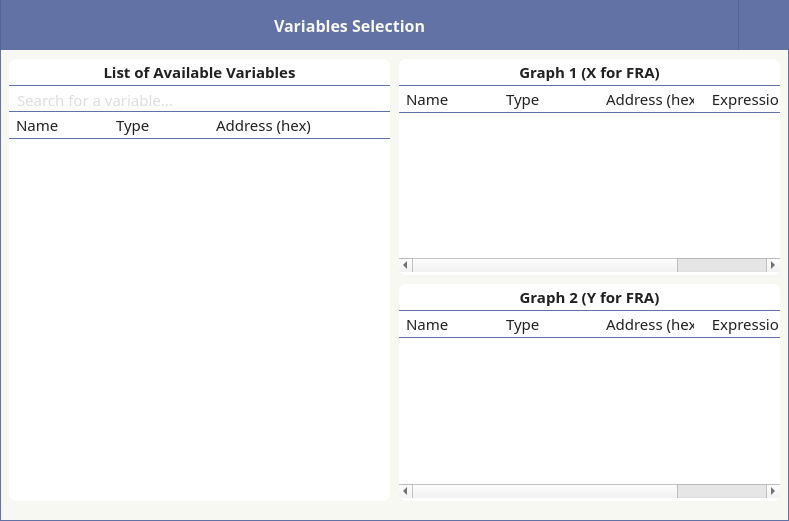
<?xml version="1.0" encoding="UTF-8"?>
<ui version="4.0">
 <class>Window_Main</class>
 <widget class="QMainWindow" name="Window_Main">
  <property name="geometry">
   <rect>
    <x>0</x>
    <y>0</y>
    <width>789</width>
    <height>521</height>
   </rect>
  </property>
  <property name="windowTitle">
   <string>Variables Selection</string>
  </property>
  <property name="styleSheet">
   <string notr="true">QWidget {
	font-family: Droid Sans;
	font-size: 15px;
    color: #212121;
}

QTableWidget::item {
	font-family: Open Sans;
	font-size: 15px;
}
</string>
  </property>
  <widget class="QWidget" name="centralwidget">
   <layout class="QGridLayout" name="gridLayout_2">
    <property name="leftMargin">
     <number>0</number>
    </property>
    <property name="topMargin">
     <number>0</number>
    </property>
    <property name="rightMargin">
     <number>0</number>
    </property>
    <property name="bottomMargin">
     <number>0</number>
    </property>
    <property name="spacing">
     <number>0</number>
    </property>
    <item row="0" column="0">
     <widget class="QFrame" name="frameTop">
      <property name="minimumSize">
       <size>
        <width>0</width>
        <height>50</height>
       </size>
      </property>
      <property name="maximumSize">
       <size>
        <width>16777215</width>
        <height>50</height>
       </size>
      </property>
      <property name="styleSheet">
       <string notr="true">#frameTop {
	border-bottom: 1px solid #566490
}</string>
      </property>
      <property name="frameShape">
       <enum>QFrame::Shape::NoFrame</enum>
      </property>
      <property name="frameShadow">
       <enum>QFrame::Shadow::Raised</enum>
      </property>
      <layout class="QHBoxLayout" name="horizontalLayout_15">
       <property name="spacing">
        <number>0</number>
       </property>
       <property name="leftMargin">
        <number>0</number>
       </property>
       <property name="topMargin">
        <number>0</number>
       </property>
       <property name="rightMargin">
        <number>0</number>
       </property>
       <property name="bottomMargin">
        <number>0</number>
       </property>
       <item>
        <widget class="QFrame" name="frameTop_1">
         <property name="minimumSize">
          <size>
           <width>0</width>
           <height>50</height>
          </size>
         </property>
         <property name="maximumSize">
          <size>
           <width>16777215</width>
           <height>50</height>
          </size>
         </property>
         <property name="styleSheet">
          <string notr="true">#frameTop_1 {	
	background-color: #6272a4;
	border-left:1px solid #566490;
	border-right:1px solid #566490;
}</string>
         </property>
         <property name="frameShape">
          <enum>QFrame::Shape::NoFrame</enum>
         </property>
         <property name="frameShadow">
          <enum>QFrame::Shadow::Raised</enum>
         </property>
         <layout class="QGridLayout" name="gridLayout_3">
          <property name="leftMargin">
           <number>0</number>
          </property>
          <property name="topMargin">
           <number>0</number>
          </property>
          <property name="rightMargin">
           <number>5</number>
          </property>
          <property name="bottomMargin">
           <number>0</number>
          </property>
          <property name="horizontalSpacing">
           <number>5</number>
          </property>
          <property name="verticalSpacing">
           <number>0</number>
          </property>
          <item row="0" column="1">
           <widget class="QLabel" name="label_4">
            <property name="font">
             <font>
              <family>Droid Sans</family>
              <pointsize>-1</pointsize>
              <bold>true</bold>
             </font>
            </property>
            <property name="styleSheet">
             <string notr="true">QLabel {
	color: #f8f8f2;
	font-size: 16px;
}</string>
            </property>
            <property name="text">
             <string>Variables Selection</string>
            </property>
           </widget>
          </item>
          <item row="0" column="0">
           <spacer name="horizontalSpacer_12">
            <property name="orientation">
             <enum>Qt::Orientation::Horizontal</enum>
            </property>
            <property name="sizeHint" stdset="0">
             <size>
              <width>372</width>
              <height>20</height>
             </size>
            </property>
           </spacer>
          </item>
          <item row="0" column="2">
           <spacer name="horizontalSpacer_13">
            <property name="orientation">
             <enum>Qt::Orientation::Horizontal</enum>
            </property>
            <property name="sizeHint" stdset="0">
             <size>
              <width>372</width>
              <height>20</height>
             </size>
            </property>
           </spacer>
          </item>
          <item row="0" column="3">
           <widget class="QPushButton" name="pushButtonHelp">
            <property name="minimumSize">
             <size>
              <width>28</width>
              <height>28</height>
             </size>
            </property>
            <property name="maximumSize">
             <size>
              <width>28</width>
              <height>28</height>
             </size>
            </property>
            <property name="styleSheet">
             <string notr="true">QPushButton {	
	background-color: rgba(255, 255, 255, 0);
	border: none; 
	border-radius: 5px;
	color: white;
}

QPushButton:hover {
	background-color: #7284b9;
	border-style: solid;
	color: white;
}
QPushButton:pressed {
	background-color: #566490;
	border-style: solid;
	color: white;
}</string>
            </property>
            <property name="text">
             <string/>
            </property>
            <property name="icon">
             <iconset resource="q_resources.qrc">
              <normaloff>:/icons/icons/icon_help.png</normaloff>:/icons/icons/icon_help.png</iconset>
            </property>
            <property name="iconSize">
             <size>
              <width>20</width>
              <height>20</height>
             </size>
            </property>
           </widget>
          </item>
         </layout>
        </widget>
       </item>
       <item>
        <widget class="QFrame" name="frameTop_2">
         <property name="minimumSize">
          <size>
           <width>50</width>
           <height>50</height>
          </size>
         </property>
         <property name="maximumSize">
          <size>
           <width>16777215</width>
           <height>50</height>
          </size>
         </property>
         <property name="styleSheet">
          <string notr="true">#frameTop_2 {	
	background-color: #6272a4;
}</string>
         </property>
         <property name="frameShape">
          <enum>QFrame::Shape::NoFrame</enum>
         </property>
         <property name="frameShadow">
          <enum>QFrame::Shadow::Raised</enum>
         </property>
         <layout class="QHBoxLayout" name="horizontalLayout_13">
          <property name="spacing">
           <number>5</number>
          </property>
          <property name="leftMargin">
           <number>5</number>
          </property>
          <property name="topMargin">
           <number>0</number>
          </property>
          <property name="rightMargin">
           <number>5</number>
          </property>
          <property name="bottomMargin">
           <number>0</number>
          </property>
          <item>
           <widget class="QPushButton" name="pushButtonCloseApp">
            <property name="minimumSize">
             <size>
              <width>28</width>
              <height>28</height>
             </size>
            </property>
            <property name="maximumSize">
             <size>
              <width>28</width>
              <height>16777215</height>
             </size>
            </property>
            <property name="styleSheet">
             <string notr="true">QPushButton {	
	background-color: rgba(255, 255, 255, 0);
	border: none; 
	border-radius: 5px;
	color: white;
}

QPushButton:hover {
	background-color:  #D21F3C;
	border-style: solid;
	border-radius: 4px;
	color: white;
}
QPushButton:pressed {
	background-color: #B31431;
	border-style: solid;
	border-radius: 4px;
	color: white;
}</string>
            </property>
            <property name="text">
             <string/>
            </property>
            <property name="icon">
             <iconset resource="q_resources.qrc">
              <normaloff>:/icons/icons/icon_close.png</normaloff>:/icons/icons/icon_close.png</iconset>
            </property>
           </widget>
          </item>
         </layout>
        </widget>
       </item>
      </layout>
     </widget>
    </item>
    <item row="1" column="0">
     <widget class="QFrame" name="frameContent">
      <property name="styleSheet">
       <string notr="true">#frameContent {
	background-color: #f8f8f2;
	border-left: 1px solid #6272a4;
	border-bottom: 1px solid #6272a4;
	border-right: 1px solid #6272a4;
}</string>
      </property>
      <property name="frameShape">
       <enum>QFrame::Shape::NoFrame</enum>
      </property>
      <property name="frameShadow">
       <enum>QFrame::Shadow::Raised</enum>
      </property>
      <layout class="QGridLayout" name="gridLayout_7">
       <property name="leftMargin">
        <number>0</number>
       </property>
       <property name="topMargin">
        <number>0</number>
       </property>
       <property name="rightMargin">
        <number>0</number>
       </property>
       <property name="bottomMargin">
        <number>0</number>
       </property>
       <property name="spacing">
        <number>0</number>
       </property>
       <item row="0" column="0">
        <layout class="QGridLayout" name="gridLayout_6">
         <property name="leftMargin">
          <number>9</number>
         </property>
         <property name="topMargin">
          <number>9</number>
         </property>
         <property name="rightMargin">
          <number>9</number>
         </property>
         <property name="bottomMargin">
          <number>0</number>
         </property>
         <property name="spacing">
          <number>9</number>
         </property>
         <item row="0" column="0" rowspan="2">
          <widget class="QFrame" name="frameLine_1">
           <property name="styleSheet">
            <string notr="true">#frameLine_1 {
	background: white;
	border: 0px solid #6272a4;
	border-radius: 7px;
}</string>
           </property>
           <property name="frameShape">
            <enum>QFrame::Shape::StyledPanel</enum>
           </property>
           <property name="frameShadow">
            <enum>QFrame::Shadow::Raised</enum>
           </property>
           <layout class="QGridLayout" name="gridLayout_5">
            <property name="leftMargin">
             <number>0</number>
            </property>
            <property name="topMargin">
             <number>3</number>
            </property>
            <property name="rightMargin">
             <number>0</number>
            </property>
            <property name="bottomMargin">
             <number>3</number>
            </property>
            <property name="horizontalSpacing">
             <number>0</number>
            </property>
            <property name="verticalSpacing">
             <number>3</number>
            </property>
            <item row="0" column="0">
             <widget class="QLabel" name="label_3">
              <property name="minimumSize">
               <size>
                <width>0</width>
                <height>0</height>
               </size>
              </property>
              <property name="maximumSize">
               <size>
                <width>16777215</width>
                <height>20</height>
               </size>
              </property>
              <property name="font">
               <font>
                <family>Droid Sans</family>
                <pointsize>-1</pointsize>
                <bold>true</bold>
               </font>
              </property>
              <property name="styleSheet">
               <string notr="true"/>
              </property>
              <property name="text">
               <string>List of Available Variables</string>
              </property>
              <property name="alignment">
               <set>Qt::AlignmentFlag::AlignCenter</set>
              </property>
             </widget>
            </item>
            <item row="1" column="0">
             <layout class="QVBoxLayout" name="verticalLayout">
              <property name="spacing">
               <number>0</number>
              </property>
              <item>
               <widget class="QLineEdit" name="lineEditSearchVariable">
                <property name="sizePolicy">
                 <sizepolicy hsizetype="Expanding" vsizetype="Preferred">
                  <horstretch>0</horstretch>
                  <verstretch>0</verstretch>
                 </sizepolicy>
                </property>
                <property name="minimumSize">
                 <size>
                  <width>0</width>
                  <height>23</height>
                 </size>
                </property>
                <property name="maximumSize">
                 <size>
                  <width>16777215</width>
                  <height>23</height>
                 </size>
                </property>
                <property name="styleSheet">
                 <string notr="true">QLineEdit {
    color: #babbbd;
	background-color: white;
	/*border-bottom: 1px solid #6272a4;*/
	border-top: 1px solid #6272a4;
	padding-top: 3px;
	padding-bottom: -2px;
	padding-left: 5px;
}

QLineEdit:focus {
    color: black;
}</string>
                </property>
                <property name="text">
                 <string/>
                </property>
                <property name="frame">
                 <bool>true</bool>
                </property>
                <property name="placeholderText">
                 <string>Search for a variable...</string>
                </property>
               </widget>
              </item>
              <item>
               <widget class="QTableWidget" name="tableWidgetVariables">
                <property name="minimumSize">
                 <size>
                  <width>320</width>
                  <height>0</height>
                 </size>
                </property>
                <property name="contextMenuPolicy">
                 <enum>Qt::ContextMenuPolicy::CustomContextMenu</enum>
                </property>
                <property name="styleSheet">
                 <string notr="true">QTableWidget {
	background-color: white;
	border-radius: 5px;
	border: none;
	padding-top: 3px;
}

QHeaderView::section
{
	background-color: white;
	color: #212121;
	border-style: none;
	border-top: 1px solid #6272a4;
	border-bottom: 1px solid #6272a4;
	padding-left: 7px;
	padding-right: 5px;
	padding-top: 3px;
	padding-bottom: 3px;
	height: 20px;
}

QTableView::item:selected {
	color: #212121;
	background:#adc9ff;
}</string>
                </property>
                <property name="frameShape">
                 <enum>QFrame::Shape::NoFrame</enum>
                </property>
                <property name="editTriggers">
                 <set>QAbstractItemView::EditTrigger::NoEditTriggers</set>
                </property>
                <property name="showDropIndicator" stdset="0">
                 <bool>false</bool>
                </property>
                <property name="dragEnabled">
                 <bool>true</bool>
                </property>
                <property name="dragDropOverwriteMode">
                 <bool>false</bool>
                </property>
                <property name="dragDropMode">
                 <enum>QAbstractItemView::DragDropMode::DragOnly</enum>
                </property>
                <property name="alternatingRowColors">
                 <bool>false</bool>
                </property>
                <property name="selectionMode">
                 <enum>QAbstractItemView::SelectionMode::SingleSelection</enum>
                </property>
                <property name="selectionBehavior">
                 <enum>QAbstractItemView::SelectionBehavior::SelectRows</enum>
                </property>
                <property name="showGrid">
                 <bool>true</bool>
                </property>
                <attribute name="horizontalHeaderVisible">
                 <bool>true</bool>
                </attribute>
                <attribute name="horizontalHeaderHighlightSections">
                 <bool>false</bool>
                </attribute>
                <attribute name="horizontalHeaderStretchLastSection">
                 <bool>true</bool>
                </attribute>
                <attribute name="verticalHeaderVisible">
                 <bool>false</bool>
                </attribute>
                <attribute name="verticalHeaderDefaultSectionSize">
                 <number>26</number>
                </attribute>
                <attribute name="verticalHeaderHighlightSections">
                 <bool>false</bool>
                </attribute>
                <column>
                 <property name="text">
                  <string>Name</string>
                 </property>
                 <property name="textAlignment">
                  <set>AlignLeading|AlignVCenter</set>
                 </property>
                </column>
                <column>
                 <property name="text">
                  <string>Type</string>
                 </property>
                 <property name="textAlignment">
                  <set>AlignLeading|AlignVCenter</set>
                 </property>
                </column>
                <column>
                 <property name="text">
                  <string>Address (hex)</string>
                 </property>
                 <property name="textAlignment">
                  <set>AlignLeading|AlignVCenter</set>
                 </property>
                </column>
               </widget>
              </item>
             </layout>
            </item>
           </layout>
          </widget>
         </item>
         <item row="0" column="1">
          <widget class="QFrame" name="frameLineGraph1">
           <property name="styleSheet">
            <string notr="true">#frameLineGraph1 {
	background: white;
	border: 0px solid #6272a4;
	border-radius: 7px;
}</string>
           </property>
           <property name="frameShape">
            <enum>QFrame::Shape::StyledPanel</enum>
           </property>
           <property name="frameShadow">
            <enum>QFrame::Shadow::Raised</enum>
           </property>
           <layout class="QGridLayout" name="gridLayout_4">
            <property name="leftMargin">
             <number>0</number>
            </property>
            <property name="topMargin">
             <number>3</number>
            </property>
            <property name="rightMargin">
             <number>0</number>
            </property>
            <property name="bottomMargin">
             <number>3</number>
            </property>
            <property name="spacing">
             <number>0</number>
            </property>
            <item row="0" column="0">
             <widget class="QLabel" name="label_2">
              <property name="minimumSize">
               <size>
                <width>0</width>
                <height>20</height>
               </size>
              </property>
              <property name="maximumSize">
               <size>
                <width>16777215</width>
                <height>20</height>
               </size>
              </property>
              <property name="font">
               <font>
                <family>Droid Sans</family>
                <pointsize>-1</pointsize>
                <italic>false</italic>
                <bold>true</bold>
               </font>
              </property>
              <property name="styleSheet">
               <string notr="true"/>
              </property>
              <property name="text">
               <string>Graph 1 (X for FRA)</string>
              </property>
              <property name="alignment">
               <set>Qt::AlignmentFlag::AlignCenter</set>
              </property>
             </widget>
            </item>
            <item row="1" column="0">
             <widget class="QTableWidget" name="tableWidgetVariableSelected_1">
              <property name="sizePolicy">
               <sizepolicy hsizetype="Expanding" vsizetype="Expanding">
                <horstretch>0</horstretch>
                <verstretch>0</verstretch>
               </sizepolicy>
              </property>
              <property name="minimumSize">
               <size>
                <width>320</width>
                <height>0</height>
               </size>
              </property>
              <property name="contextMenuPolicy">
               <enum>Qt::ContextMenuPolicy::CustomContextMenu</enum>
              </property>
              <property name="styleSheet">
               <string notr="true">QTableWidget {
	background-color: white;
	border-radius: 5px;
	border: none;
	padding-top: 3px;
}

QHeaderView::section:horizontal
{
	background-color: white;
	color: #212121;
	border-style: none;
	border-top: 1px solid #6272a4;
	border-bottom: 1px solid #6272a4;
	padding-left: 7px;
	padding-right: 5px;
	padding-top: 3px;
	padding-bottom: 3px;
	height: 20px;
}

QHeaderView
{
	background-color: white;
}

QTableCornerButton::section {
    background-color: white;
	border-top: 1px solid #6272a4;
	border-bottom: 1px solid #6272a4;
}

QTableView::item:selected {
	color: #212121;
	background:#adc9ff;
}</string>
              </property>
              <property name="frameShape">
               <enum>QFrame::Shape::NoFrame</enum>
              </property>
              <property name="frameShadow">
               <enum>QFrame::Shadow::Sunken</enum>
              </property>
              <property name="editTriggers">
               <set>QAbstractItemView::EditTrigger::NoEditTriggers</set>
              </property>
              <property name="showDropIndicator" stdset="0">
               <bool>false</bool>
              </property>
              <property name="dragEnabled">
               <bool>false</bool>
              </property>
              <property name="dragDropOverwriteMode">
               <bool>false</bool>
              </property>
              <property name="dragDropMode">
               <enum>QAbstractItemView::DragDropMode::DropOnly</enum>
              </property>
              <property name="defaultDropAction">
               <enum>Qt::DropAction::IgnoreAction</enum>
              </property>
              <property name="alternatingRowColors">
               <bool>false</bool>
              </property>
              <property name="selectionMode">
               <enum>QAbstractItemView::SelectionMode::SingleSelection</enum>
              </property>
              <property name="selectionBehavior">
               <enum>QAbstractItemView::SelectionBehavior::SelectRows</enum>
              </property>
              <property name="showGrid">
               <bool>true</bool>
              </property>
              <attribute name="horizontalHeaderHighlightSections">
               <bool>false</bool>
              </attribute>
              <attribute name="horizontalHeaderStretchLastSection">
               <bool>true</bool>
              </attribute>
              <attribute name="verticalHeaderVisible">
               <bool>true</bool>
              </attribute>
              <attribute name="verticalHeaderHighlightSections">
               <bool>false</bool>
              </attribute>
              <column>
               <property name="text">
                <string>Name</string>
               </property>
               <property name="textAlignment">
                <set>AlignLeading|AlignVCenter</set>
               </property>
              </column>
              <column>
               <property name="text">
                <string>Type</string>
               </property>
               <property name="textAlignment">
                <set>AlignLeading|AlignVCenter</set>
               </property>
              </column>
              <column>
               <property name="text">
                <string>Address (hex)</string>
               </property>
               <property name="textAlignment">
                <set>AlignLeading|AlignVCenter</set>
               </property>
              </column>
              <column>
               <property name="text">
                <string>Expression</string>
               </property>
              </column>
             </widget>
            </item>
           </layout>
          </widget>
         </item>
         <item row="1" column="1">
          <widget class="QFrame" name="frameLineGraph2">
           <property name="styleSheet">
            <string notr="true">#frameLineGraph2 {
	background: white;
	border: 0px solid #6272a4;
	border-radius: 7px;
}</string>
           </property>
           <property name="frameShape">
            <enum>QFrame::Shape::StyledPanel</enum>
           </property>
           <property name="frameShadow">
            <enum>QFrame::Shadow::Raised</enum>
           </property>
           <layout class="QGridLayout" name="gridLayout">
            <property name="leftMargin">
             <number>0</number>
            </property>
            <property name="topMargin">
             <number>3</number>
            </property>
            <property name="rightMargin">
             <number>0</number>
            </property>
            <property name="bottomMargin">
             <number>3</number>
            </property>
            <property name="spacing">
             <number>0</number>
            </property>
            <item row="0" column="0">
             <widget class="QLabel" name="label">
              <property name="minimumSize">
               <size>
                <width>0</width>
                <height>20</height>
               </size>
              </property>
              <property name="maximumSize">
               <size>
                <width>16777215</width>
                <height>20</height>
               </size>
              </property>
              <property name="font">
               <font>
                <family>Droid Sans</family>
                <pointsize>-1</pointsize>
                <italic>false</italic>
                <bold>true</bold>
               </font>
              </property>
              <property name="styleSheet">
               <string notr="true"/>
              </property>
              <property name="text">
               <string>Graph 2 (Y for FRA)</string>
              </property>
              <property name="alignment">
               <set>Qt::AlignmentFlag::AlignCenter</set>
              </property>
             </widget>
            </item>
            <item row="1" column="0">
             <widget class="QTableWidget" name="tableWidgetVariableSelected_2">
              <property name="sizePolicy">
               <sizepolicy hsizetype="Expanding" vsizetype="Expanding">
                <horstretch>0</horstretch>
                <verstretch>0</verstretch>
               </sizepolicy>
              </property>
              <property name="minimumSize">
               <size>
                <width>320</width>
                <height>0</height>
               </size>
              </property>
              <property name="contextMenuPolicy">
               <enum>Qt::ContextMenuPolicy::CustomContextMenu</enum>
              </property>
              <property name="styleSheet">
               <string notr="true">QTableWidget {
	background-color: white;
	border-radius: 5px;
	border: none;
	padding-top: 3px;
}

QHeaderView::section:horizontal
{
	background-color: white;
	color: #212121;
	border-style: none;
	border-top: 1px solid #6272a4;
	border-bottom: 1px solid #6272a4;
	padding-left: 7px;
	padding-right: 5px;
	padding-top: 3px;
	padding-bottom: 3px;
	height: 20px;
}

QHeaderView
{
	background-color: white;
}

QTableCornerButton::section {
    background-color: white;
	border-top: 1px solid #6272a4;
	border-bottom: 1px solid #6272a4;
}

QTableView::item:selected {
	color: #212121;
	background:#adc9ff;
}</string>
              </property>
              <property name="frameShape">
               <enum>QFrame::Shape::NoFrame</enum>
              </property>
              <property name="editTriggers">
               <set>QAbstractItemView::EditTrigger::NoEditTriggers</set>
              </property>
              <property name="showDropIndicator" stdset="0">
               <bool>false</bool>
              </property>
              <property name="dragEnabled">
               <bool>false</bool>
              </property>
              <property name="dragDropOverwriteMode">
               <bool>false</bool>
              </property>
              <property name="dragDropMode">
               <enum>QAbstractItemView::DragDropMode::DropOnly</enum>
              </property>
              <property name="defaultDropAction">
               <enum>Qt::DropAction::IgnoreAction</enum>
              </property>
              <property name="alternatingRowColors">
               <bool>false</bool>
              </property>
              <property name="selectionMode">
               <enum>QAbstractItemView::SelectionMode::SingleSelection</enum>
              </property>
              <property name="selectionBehavior">
               <enum>QAbstractItemView::SelectionBehavior::SelectRows</enum>
              </property>
              <property name="showGrid">
               <bool>true</bool>
              </property>
              <attribute name="horizontalHeaderVisible">
               <bool>true</bool>
              </attribute>
              <attribute name="horizontalHeaderHighlightSections">
               <bool>false</bool>
              </attribute>
              <attribute name="horizontalHeaderStretchLastSection">
               <bool>true</bool>
              </attribute>
              <attribute name="verticalHeaderVisible">
               <bool>true</bool>
              </attribute>
              <attribute name="verticalHeaderHighlightSections">
               <bool>false</bool>
              </attribute>
              <column>
               <property name="text">
                <string>Name</string>
               </property>
               <property name="textAlignment">
                <set>AlignLeading|AlignVCenter</set>
               </property>
              </column>
              <column>
               <property name="text">
                <string>Type</string>
               </property>
               <property name="textAlignment">
                <set>AlignLeading|AlignVCenter</set>
               </property>
              </column>
              <column>
               <property name="text">
                <string>Address (hex)</string>
               </property>
               <property name="textAlignment">
                <set>AlignLeading|AlignVCenter</set>
               </property>
              </column>
              <column>
               <property name="text">
                <string>Expression</string>
               </property>
              </column>
             </widget>
            </item>
           </layout>
          </widget>
         </item>
        </layout>
       </item>
       <item row="1" column="0">
        <layout class="QHBoxLayout" name="horizontalLayout">
         <property name="spacing">
          <number>0</number>
         </property>
         <property name="leftMargin">
          <number>3</number>
         </property>
         <item>
          <spacer name="horizontalSpacer">
           <property name="orientation">
            <enum>Qt::Orientation::Horizontal</enum>
           </property>
           <property name="sizeHint" stdset="0">
            <size>
             <width>40</width>
             <height>20</height>
            </size>
           </property>
          </spacer>
         </item>
        </layout>
       </item>
      </layout>
     </widget>
    </item>
   </layout>
  </widget>
 </widget>
 <resources>
  <include location="q_resources.qrc"/>
 </resources>
 <connections/>
</ui>
